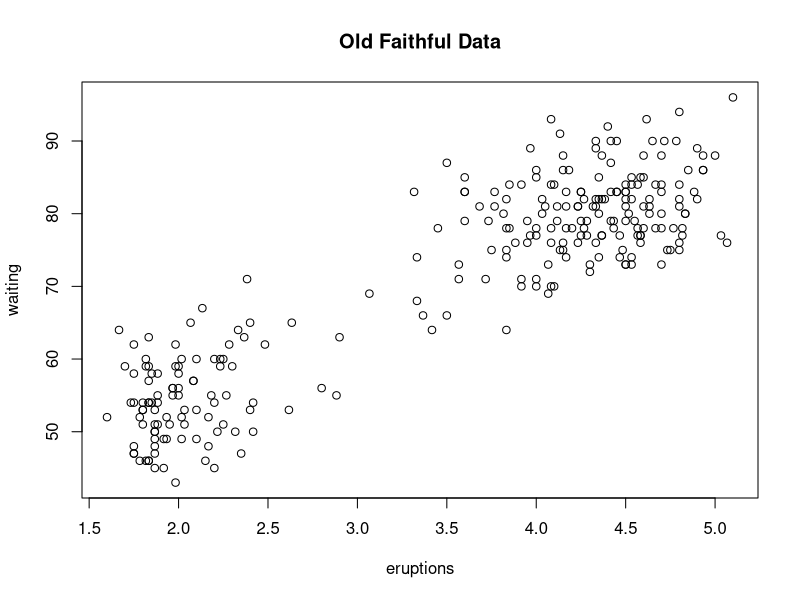
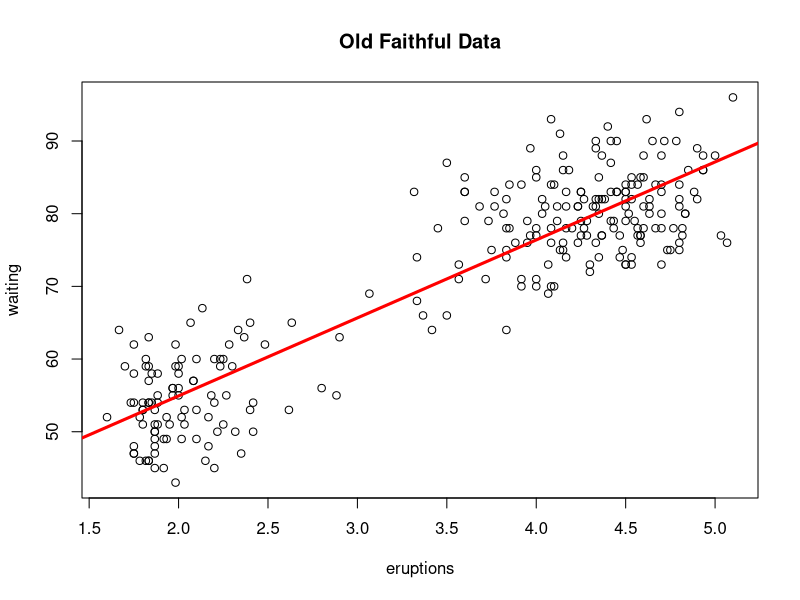

Write the R code that produced these figures, in order.
## ---- chunk 1
summary(faithful)
## ---- chunk 2
plot(faithful, main = "Old Faithful Data")
## ---- chunk 3
model = lm(waiting ~ eruptions, data = faithful)
summary(model)
## ---- chunk 4
plot(faithful, main = "Old Faithful Data")
abline(model, col = 'red', lwd = 3)
